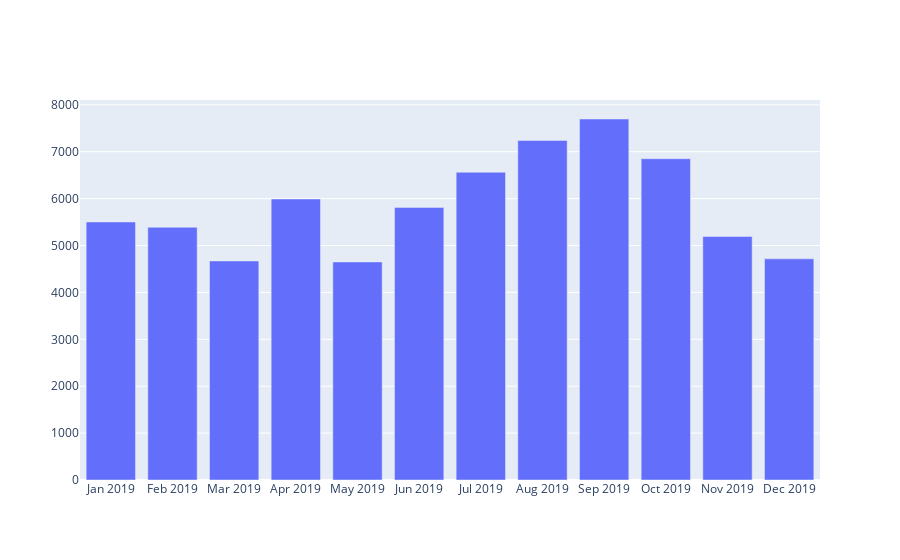

Write notebook code for a chart like this one.
### Code cell
fig1 = go.Figure([go.Bar(x=first["Month"], y=first["consumption(670)"])])
fig1.show()

### Figure 1 — Plotly figure (JSON) as saved in the notebook; plotly's stock layout.template omitted (floating-point values rounded to 4 significant figures)
{"data": [{"type": "bar", "x": ["Jan 2019", "Feb 2019", "Mar 2019", "Apr 2019", "May 2019", "Jun 2019", "Jul 2019", "Aug 2019", "Sep 2019", "Oct 2019", "Nov 2019", "Dec 2019"], "y": [5502, 5389, 4672, 5993, 4651.0, 5813.0, 6562, 7240, 7698, 6851, 5192, 4716]}], "layout": {}}
